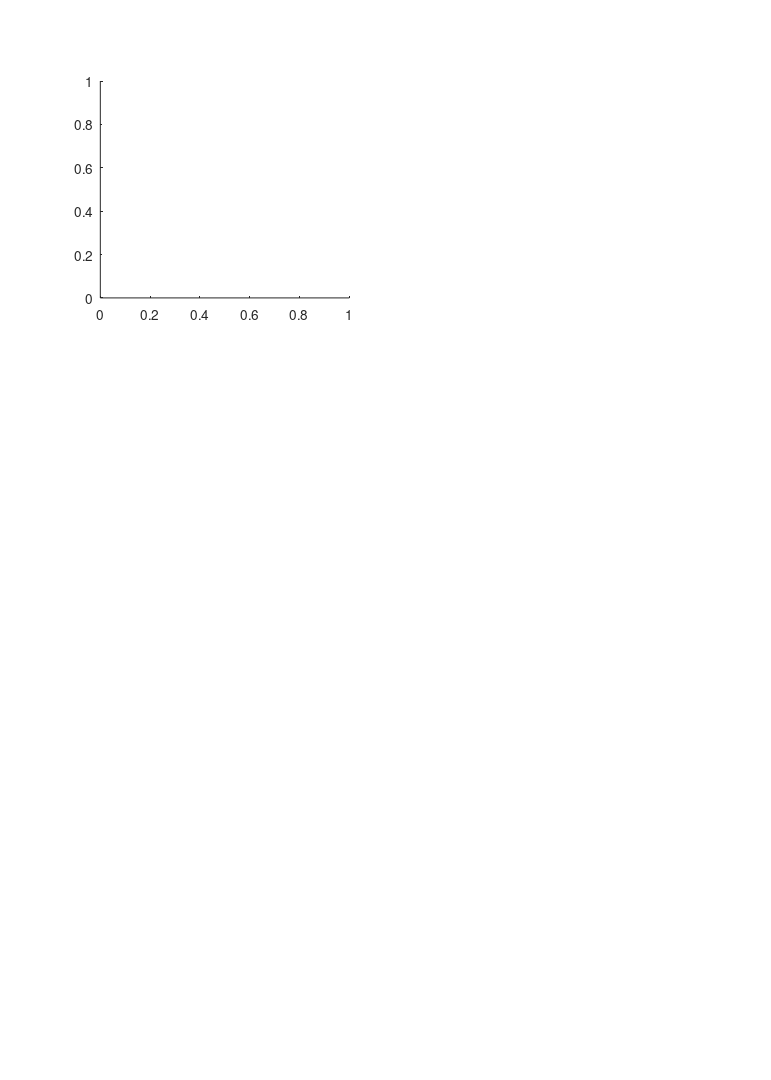

The MATLAB source for this figure: (Note: this script raises an error after producing the figure.)
% Comparison of annual precipitation in Europe
% clear all
close all
% 
% % loading the datasets
% load /home/lorenz-c/Data/Temperature/T2/E-Obs/EOBS_T2.mat
% load /home/lorenz-c/Data/Temperature/T2/MERRA/MERRA_T2.mat
% load /home/lorenz-c/Data/Temperature/T2/ECMWF/ECMWF_T2.mat
% load /home/lorenz-c/Data/Temperature/T2/CRU3/CRU3_T2.mat
% load /home/lorenz-c/Data/Temperature/T2/DEL/DEL_T2.mat
% load /home/lorenz-c/Data/Temperature/T2/CFSR/CFSR_T2.mat
% % 
% load /home/lorenz-c/Data/colormaps/t2_cmap.mat
% load /home/lorenz-c/Data/colormaps/rel_t2_cmap.mat
% 
% k = 1;
% % % Computing the total annual precipitation of each dataset
% % 
% longi = eobs_t2{1,8};
% lati  = eobs_t2{1,7};
% load coast
% % 
% % 
% setname{1} = 'E-OBS';
% setname{2} = 'CRU3';
% setname{3} = 'DEL';
% setname{4} = 'ECMWF';
% setname{5} = 'MERRA';
% setname{6} = 'CFSR';
% 
% 
% 
% 
% year = 2000;
% k = 1;
% for i = 1:7
% 
%     r_eobs  = find(cell2mat(eobs_t2(:,5))  == year);
%     r_merra = find(cell2mat(merra_t2(:,5)) == year);  
%     r_ecmwf = find(cell2mat(ecmwf_t2(:,5)) == year);
%     r_del   = find(cell2mat(del_t2(:,5))   == year);
%     r_cfsr  = find(cell2mat(cfsr_t2(:,5))  == year);
%     r_cru   = find(cell2mat(cru3_t2(:,5))  == year);
%     
%     
%     merra{k,1} = zeros(101,232);
%     ecmwf{k,1} = zeros(101,232);
%     cru{k,1}   = zeros(101,232);
%     del{k,1}   = zeros(101,232);
%     cfsr{k,1}  = zeros(101,232);
%     eobs{k,1}  = zeros(101,232);
%     
%     
%     % Datasets with monthly values
%     for j = 1:12
%         cfsr{k,1}  = cfsr{k,1}  + cfsr_t2{r_cfsr(j),9}(30:130, 280:511);
%         merra{k,1} = merra{k,1} + merra_t2{r_merra(j),9}(30:130, 280:511);
%         ecmwf{k,1} = ecmwf{k,1} + ecmwf_t2{r_ecmwf(j),9}(30:130, 280:511);
%         cru{k,1}   = cru{k,1}   + cru3_t2{r_cru(j),9}(30:130, 280:511);
%         del{k,1}   = del{k,1}   + del_t2{r_del(j),9}(30:130, 280:511);
%     end
%     
%     % Datasets with daily values
%     msk     = zeros(101,232);
%     tmp_msk = zeros(101,232);
%     
%     for j = 1:length(r_eobs)
%         tmp_msk(eobs_t2{r_eobs(j),9}~=-9999) = 1;
%         msk = msk + tmp_msk;         
%         eobs{k,1}(eobs_t2{r_eobs(j),9}~=-9999) =     ...
%             eobs{k,1}(eobs_t2{r_eobs(j),9}~=-9999) + ...
%             eobs_t2{r_eobs(j),9}(eobs_t2{r_eobs(j),9}~=-9999);
%     end
%     
%     
%     eobs{k,1} = eobs{k,1}./msk;
%     eobs{k,1}(msk==0) = -9999;
% 
%     cfsr{k,1}(eobs{k,1}<-100)  = -9999;
%     merra{k,1}(eobs{k,1}<-100) = -9999;
%     ecmwf{k,1}(eobs{k,1}<-100) = -9999;
%     del{k,1}(eobs{k,1}<-100)   = -9999;
%     cru{k,1}(eobs{k,1}<-100)   = -9999;
%     
%     cfsr{k,1}(eobs{k,1}~=-9999)  = cfsr{k,1}(eobs{k,1}~=-9999)/length(r_cfsr);
%     merra{k,1}(eobs{k,1}~=-9999) = merra{k,1}(eobs{k,1}~=-9999)/length(r_merra);
%     ecmwf{k,1}(eobs{k,1}~=-9999) = ecmwf{k,1}(eobs{k,1}~=-9999)/length(r_ecmwf);
%     del{k,1}(eobs{k,1}~=-9999)   = del{k,1}(eobs{k,1}~=-9999)/length(r_del);
%     cru{k,1}(eobs{k,1}~=-9999)   = cru{k,1}(eobs{k,1}~=-9999)/length(r_cru);
%     
%   
%     
%     k = k + 1;
%     year = year + 1;
% end
% 
% 
% 
% clear *t2
% 
% dtasets{1} = eobs;
% dtasets{2} = cru;
% dtasets{3} = del;
% dtasets{4} = ecmwf;
% dtasets{5} = merra;
% dtasets{6} = cfsr;



year = 2000;

for i = 1:7
    
   c = figure
   set(c,'paperunits','centimeters')
   set(c,'papertype','a4')
   set(c,'paperposition',[0.5,0.5,20,28])
   
    for j = 1:6
        subplot(3,2,j, 'align');
        imagesc(longi, lati, dtasets{j}{i});
        hold on
        plot(long,lat,'k');
        axis xy
        axis([-25 45 35 70]);
        pbaspect([70 35 1])
        title(setname{j});
        caxis([-5 20])
        colormap(t2_cmap)
    end
    
    clrbr = colorbar('horiz');
    set(clrbr, 'Position', [.3314 .08 .4 .01])  
    set(get(clrbr, 'xlabel'), 'String', '[°C]')
    
    tlte = ['Mean annual temperature at 2m for ', int2str(year)];
    mtit(tlte, 'fontsize', 14)
    
    fnme = ['Mn_t2_', int2str(year)];
    print('-depsc', fnme)
    
    c = figure
    set(c,'paperunits','centimeters')
    set(c,'papertype','a4')
    set(c,'paperposition',[0.5,0.5,20,28])
%     set(c,'paperposition',[0.5,0.5,28,20])
%     set(c,'PaperOrientation', 'landscape');
    
    for j = 2:6
        subplot(3,2,j-1, 'align');
        imagesc(longi, lati, dtasets{j}{i}-dtasets{1}{i});
        hold on
        plot(long,lat,'k');
        axis xy
        axis([-25 45 35 70]);
        pbaspect([70 35 1])
        title(setname{j});
        caxis([-6 6])    
        colormap(rel_t2_cmap)
    end
    tlte = ['Mean relative annual temperature at 2m to E-OBS for ', int2str(year)];
    mtit(tlte, 'fontsize', 14)
    fnme = ['Mn_rel_t2_', int2str(year)];
    
    clrbr = colorbar('horiz');
    set(clrbr, 'Position', [.3314 .05 .4 .01])   
    set(get(clrbr, 'xlabel'), 'String', '[°C]')
    set(clrbr, 'xtick', -6:2:6);
    print('-depsc', fnme)
    
    year = year + 1;
end
close all      
        
        










